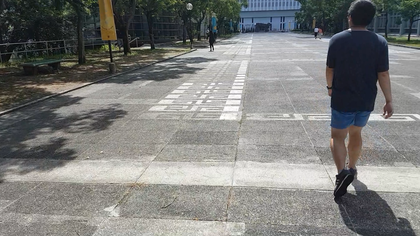
%> input picture Trajectory tracking/Stitching-1.0.0/A.png, 420 x 236 px, shrunk from 960 x 540 before the run
$ octave demo_warp.m   (GNU Octave 9; MATLAB toolbox functions it lacks are replaced by stand-ins)
%> lines starting %> are read from the running program, lines starting %| are printed output that depends on the picture
### Trajectory tracking/Stitching-1.0.0/RANSAC/SURF.m
function [source_features,target_features, H] = SURF(I1,I2)

    grayI1 = rgb2gray(I1);
    grayI2 = rgb2gray(I2);

    points1 = detectSURFFeatures(grayI1, 'MetricThreshold', 200, 'NumScaleLevels', 6);
    points2 = detectSURFFeatures(grayI2, 'MetricThreshold', 200, 'NumScaleLevels', 6);

    [f1, vpts1] = extractFeatures(grayI1, points1);
    [f2, vpts2] = extractFeatures(grayI2, points2);

    index_pairs = matchFeatures(f1, f2) ;
    matched_pts1 = vpts1(index_pairs(:, 1));
    matched_pts2 = vpts2(index_pairs(:, 2));

    [n,~] = size(matched_pts1);

    source_features = zeros(n,2);
    target_features = zeros(n,2);

    for i=1:n
        source_features(i,:) = matched_pts1(i).Location;
        target_features(i,:) = matched_pts2(i).Location;
    end

    [H,inliners] = ransacfithomography(source_features',target_features', 0.001);
    source_features = source_features(inliners,:);
    target_features = target_features(inliners,:);


end

### Trajectory tracking/Stitching-1.0.0/demo_warp.m
%Partial Matlab code for "Bundled Camera Paths for Video Stabilization" (SIGGRAPH 2013)
%Implementation of motion model estimation.
%1. As-similar-as-possible warping.
%2. Local homography estimation on mesh quads.
%require vision tool box for detectSURFFeatures, or you may want to use
%your own features. (N x 2)

%%
clc;

addpath('mesh');
addpath('RANSAC');
addpath('tan');

I1 = imread('A.png');
%> I1 is the input picture: size 236x420x3 uint8; mean R, G, B 124.7, 125.1, 123.1
I2 = imread('B.png');
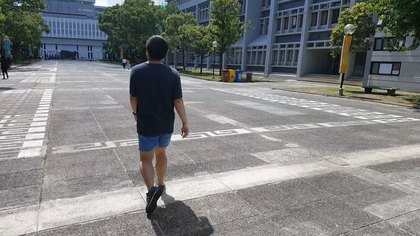
%> input picture Trajectory tracking/Stitching-1.0.0/B.png, 420 x 236 px, shrunk from 960 x 540 before the run
%> I2 is the input picture: size 236x420x3 uint8; mean R, G, B 125.2, 127, 126.7
%%
[I1_features, I2_features] = SURF(I1, I2);
%> in SURF, `grayI1 = rgb2gray(I1);`:
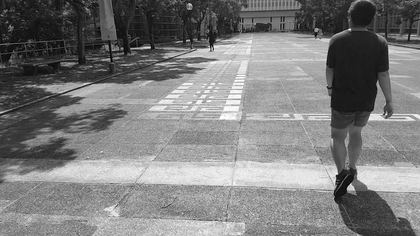
%> grayI1: size 236x420 uint8; min 1, max 255, mean 124.8
%> in SURF, `grayI2 = rgb2gray(I2);`:
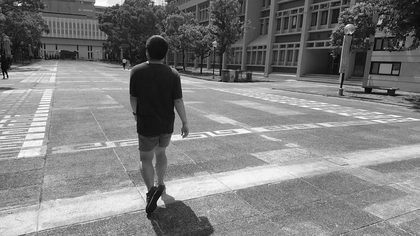
%> grayI2: size 236x420 uint8; min 0, max 255, mean 126.4
%> the run ends on the next line
